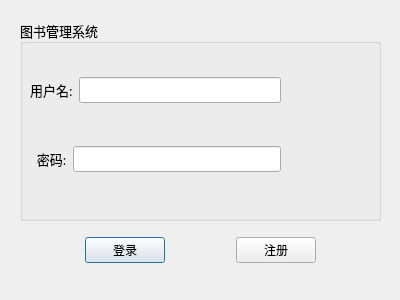
<?xml version="1.0" encoding="UTF-8"?>
<ui version="4.0">
 <class>LoginDialog</class>
 <widget class="QDialog" name="LoginDialog">
  <property name="geometry">
   <rect>
    <x>0</x>
    <y>0</y>
    <width>400</width>
    <height>300</height>
   </rect>
  </property>
  <property name="windowTitle">
   <string>Dialog</string>
  </property>
  <widget class="QGroupBox" name="groupBox">
   <property name="geometry">
    <rect>
     <x>20</x>
     <y>20</y>
     <width>361</width>
     <height>201</height>
    </rect>
   </property>
   <property name="font">
    <font>
     <family>黑体</family>
     <pointsize>10</pointsize>
    </font>
   </property>
   <property name="title">
    <string>图书管理系统</string>
   </property>
   <widget class="QWidget" name="verticalLayoutWidget">
    <property name="geometry">
     <rect>
      <x>10</x>
      <y>20</y>
      <width>251</width>
      <height>171</height>
     </rect>
    </property>
    <layout class="QVBoxLayout" name="verticalLayout">
     <item>
      <layout class="QHBoxLayout" name="hori_2">
       <item>
        <widget class="QLabel" name="label">
         <property name="text">
          <string>用户名:</string>
         </property>
        </widget>
       </item>
       <item>
        <widget class="QLineEdit" name="username"/>
       </item>
      </layout>
     </item>
     <item>
      <layout class="QHBoxLayout" name="horizontalLayout_3">
       <item>
        <widget class="QLabel" name="label_2">
         <property name="text">
          <string>  密码:</string>
         </property>
        </widget>
       </item>
       <item>
        <widget class="QLineEdit" name="password">
         <property name="sizePolicy">
          <sizepolicy hsizetype="Expanding" vsizetype="Fixed">
           <horstretch>0</horstretch>
           <verstretch>0</verstretch>
          </sizepolicy>
         </property>
         <property name="echoMode">
          <enum>QLineEdit::Password</enum>
         </property>
        </widget>
       </item>
      </layout>
     </item>
    </layout>
   </widget>
  </widget>
  <widget class="QWidget" name="horizontalLayoutWidget">
   <property name="geometry">
    <rect>
     <x>20</x>
     <y>230</y>
     <width>361</width>
     <height>41</height>
    </rect>
   </property>
   <layout class="QHBoxLayout" name="horizontalLayout">
    <item>
     <widget class="QPushButton" name="buttonLogin">
      <property name="sizePolicy">
       <sizepolicy hsizetype="Fixed" vsizetype="Fixed">
        <horstretch>0</horstretch>
        <verstretch>0</verstretch>
       </sizepolicy>
      </property>
      <property name="text">
       <string>登录</string>
      </property>
     </widget>
    </item>
    <item>
     <widget class="QPushButton" name="buttonReg">
      <property name="sizePolicy">
       <sizepolicy hsizetype="Fixed" vsizetype="Fixed">
        <horstretch>0</horstretch>
        <verstretch>0</verstretch>
       </sizepolicy>
      </property>
      <property name="text">
       <string>注册</string>
      </property>
     </widget>
    </item>
   </layout>
  </widget>
 </widget>
 <resources/>
 <connections/>
</ui>
